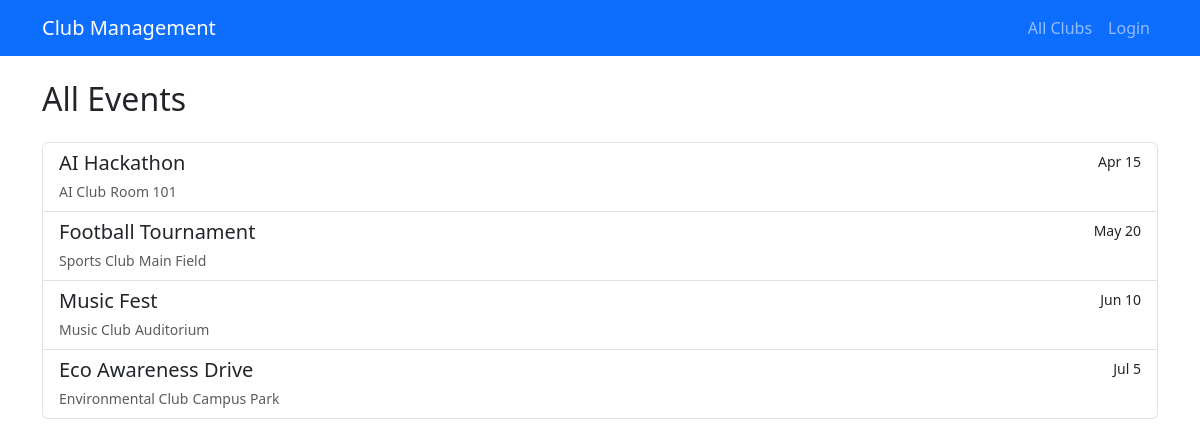
Screenshot of /events.php with the database file from the repository.
### tables this page shows
CREATE TABLE events (
    id INT AUTO_INCREMENT PRIMARY KEY,
    name VARCHAR(255) NOT NULL,
    description TEXT,
    date DATE NOT NULL,
    time TIME NOT NULL,
    location VARCHAR(255) NOT NULL,
    club_id INT NOT NULL,
    created_at TIMESTAMP DEFAULT CURRENT_TIMESTAMP,
    FOREIGN KEY (club_id) REFERENCES clubs(id) ON DELETE CASCADE
);

CREATE TABLE clubs (
    id INT AUTO_INCREMENT PRIMARY KEY,
    name VARCHAR(255) NOT NULL,
    description TEXT,
    contact VARCHAR(255),
    type ENUM('academic', 'sports', 'social', 'environmental', 'business') NOT NULL,
    created_at TIMESTAMP DEFAULT CURRENT_TIMESTAMP
);

### events.php (the view, shortened to what this page needs)
<?php
require_once __DIR__ . '/config/config.php';
$club_id = isset($_GET['club']) && is_numeric($_GET['club']) ? $_GET['club'] : null;
if ($club_id) {
    $stmt = $pdo->prepare("SELECT name FROM clubs WHERE id = ?");
    $stmt->execute([$club_id]);
    $club_name = $stmt->fetchColumn();
    $stmt = $pdo->prepare("SELECT id, name, date, location FROM events WHERE club_id = ? ORDER BY date ASC");
    $stmt->execute([$club_id]);
    $events = $stmt->fetchAll(PDO::FETCH_ASSOC);
} else {
    $stmt = $pdo->query("SELECT e.id, e.name, e.date, e.location, c.name AS club_name FROM events e JOIN clubs c ON e.club_id = c.id ORDER BY e.date ASC");
    $events = $stmt->fetchAll(PDO::FETCH_ASSOC);
}
?>
<!DOCTYPE html>
<html lang="en">
<head>
    <link href="https://cdn.jsdelivr.net/npm/bootstrap@5.3.0/dist/css/bootstrap.min.css" rel="stylesheet">
</head>
<body>
    <nav class="navbar navbar-expand-lg navbar-dark bg-primary mb-4">
        <div class="container">
            <a class="navbar-brand" href="index.php">Club Management</a>
            <div class="navbar-nav">
                <a class="nav-link" href="clubs.php">All Clubs</a>
                <?php if (isset($_SESSION['user_id'])): ?>
                    <a class="nav-link" href="dashboard.php">Dashboard</a>
                <?php else: ?>
                    <a class="nav-link" href="login.php">Login</a>
                <?php endif; ?>
            </div>
        </div>
    </nav>
    <div class="container">
        <h2 class="mb-4"><?= $club_id ? htmlspecialchars($club_name) . ' Events' : 'All Events' ?></h2>
        <?php if (!empty($events)): ?>
            <div class="list-group">
                <?php foreach ($events as $event): ?>
                    <a href="event.php?id=<?= $event['id'] ?>" class="list-group-item list-group-item-action">
                        <div class="d-flex w-100 justify-content-between">
                            <h5 class="mb-1"><?= htmlspecialchars($event['name']) ?></h5>
                            <small><?= date('M j', strtotime($event['date'])) ?></small>
                        </div>
                        <?php if (isset($event['club_name'])): ?>
                            <small class="text-muted"><?= htmlspecialchars($event['club_name']) ?></small>
                        <?php endif; ?>
                        <?php if ($event['location']): ?>
                            <small class="text-muted"><?= htmlspecialchars($event['location']) ?></small>
                        <?php endif; ?>
                    </a>
                <?php endforeach; ?>
            </div>
        <?php else: ?>
            <p class="text-muted">No events found.</p>
        <?php endif; ?>
    </div>
</body>
</html>

### rows the page displays
events: name "AI Hackathon", date "Apr 15", club.name "AI Club", location "Room 101"
events: name "Football Tournament", date "May 20", club.name "Sports Club", location "Main Field"
events: name "Music Fest", date "Jun 10", club.name "Music Club", location "Auditorium"
events: name "Eco Awareness Drive", date "Jul 5", club.name "Environmental Club", location "Campus Park"
